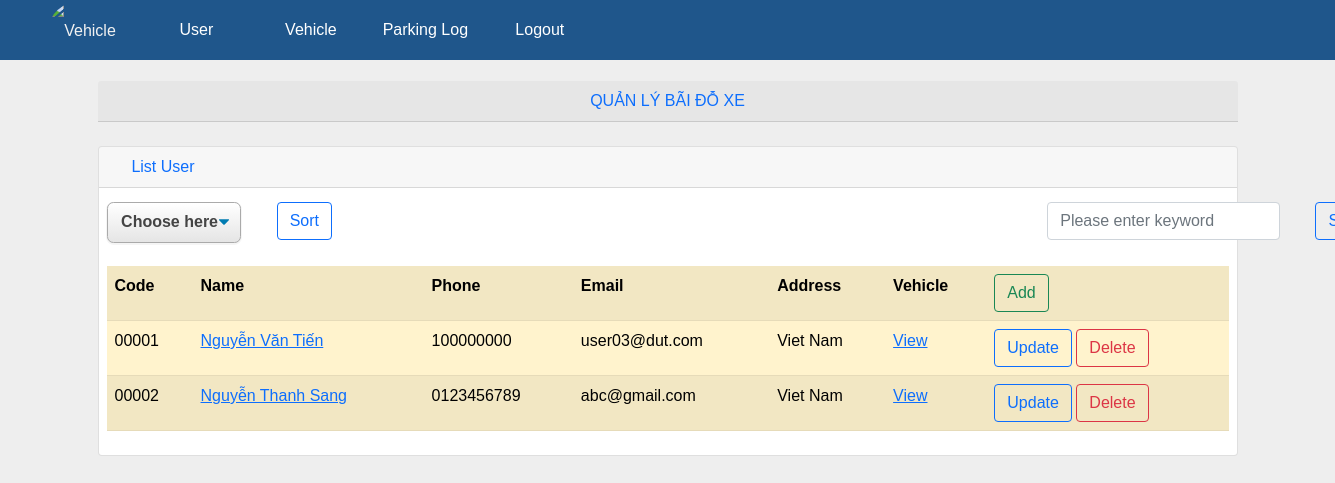
Before: / (signed in) with the older database file.
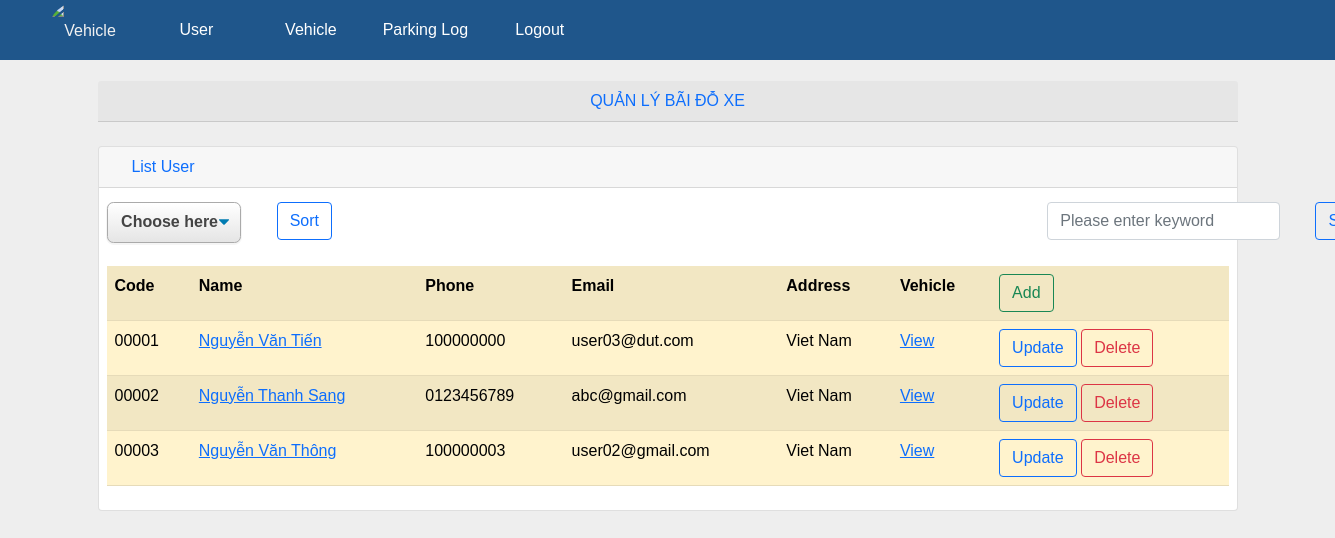
After: the same page with the newer database file.
### parkingmanage/models.py (models this page shows, shortened)
class User(models.Model):
    code = models.TextField(max_length=10)
    name = models.TextField(max_length=255, null=True)
    phone = models.CharField(max_length=10, validators=[RegexValidator(r'^\d{1,10}$')], null=True)
    email = models.EmailField(blank=False, null=True)
    address = models.TextField(blank=True, null=True)
    def get_absolute_url(self) :
        return reverse('detail' ,kwargs = {"id" : self.id})

### parkingmanage/views.py (the view)
# urls.py: path('', list_view ,name ="list"),
def list_view(request):
    if 'username' not in request.session:
        request.session['username'] = None
    mode = 'none'
    if request.session['username'] is None:
        return render(request, 'login.html', { 'display': 'none' })
    usertype = request.session['usertype']
    if usertype == 'Administrator' or usertype == 'Manager':
        mode = ''
    keyword = request.GET.get('keyword')
    Selectsort = request.GET.get('selectsort')
    if Selectsort not in ['code', 'name', 'phone', 'email', 'address']:
        Selectsort = 'code'
    if keyword :
        users = User.objects.filter(code__icontains=keyword) | User.objects.filter(name__icontains=keyword)
    else :
        users = User.objects.all()
    vehicles = Vehicle.objects.all()
    context = {
        'mode': mode,
        'keyword': keyword,
        'users' :users.order_by(Selectsort),
        'vehicles' : vehicles
        }
    return render(request,"list.html",context)

### parkingmanage/templates/list.html (shortened to what this page needs)
{% extends 'base.html' %}
{% block content %}
<center><div class="card-header text-primary">QUẢN LÝ BÃI ĐỖ XE</div></center>
<br>
<div class="col-md-12 col-sm-12 col-xs-10">
    <div class="card mb-3">
        <div class="card-header text-primary">
        <i class="fas fa-car-alt text-secondary"></i>
            List User
        </div>
        <div class="card-body">
            <form>
                <div class=" row">
                    <div class="col-auto">
                        <div class = "sort">
                        <select name="selectsort" >
                            <option value="" selected disabled hidden>Choose here</option>
                        </select>
                        </div>
                    </div>
                    <div class="col-auto">
                        <div class = "sort">
                        <input class="btn btn-outline-primary" type="submit" value="Sort">
                        </div>
                    </div>
                        <div class="col-auto">
                            <div class = "search">
                            <input class="form-control"  type="text" name="keyword" value ="{{keyword | default:''}}" placeholder="Please enter keyword">
                            </div>
                        </div>
                        <div class="col-auto">
                            <div class = "search">
                            <input class="btn btn-outline-primary" type="submit" value="Search">
                            </div>
                        </div>
                </div>
            </form>
            <table class="table table-striped table-hover; table-warning">
                <thred >
                    <th>Code</th>
                    <th>Name</th>
                    <th>Phone</th>
                    <th>Email</th>
                    <th>Address</th>
                    <th>Vehicle</th>
                    <th> <a href="/parkingmanage/create" class="btn btn-outline-success"> Add </a> </th>
                <body>
                    <div class="form-group">
                    {% for user in users %}
                    <tr class="table-warning">
                        <td>{{user.code}}</td>
                        <td> <a href= "{{user.get_absolute_url}}">{{user.name}}</a></td>
                        <td>{{user.phone}}</td>
                        <td>{{user.email}}</td>
                        <td>{{user.address}}</td>
                        <td> <a href= "{% url 'view_vehicle' user.id%}"> View </a> </td>
                        <td>
                            <a href="{% url 'update' user.id%}" class="btn btn-outline-primary"> Update </a>
                            <a href="{% url 'delete' user.id%}" class="btn btn-outline-danger"> Delete </a>
                        </td>
                    </tr>
                    {% endfor %}
                </body>
            </table>
        </div>
    </div>
</div>
{% endblock %}

Changed rows visible on the page:
added User: code "00003", name "Nguyễn Văn Thông", phone "100000003", email "user02@gmail.com", address "Viet Nam"
